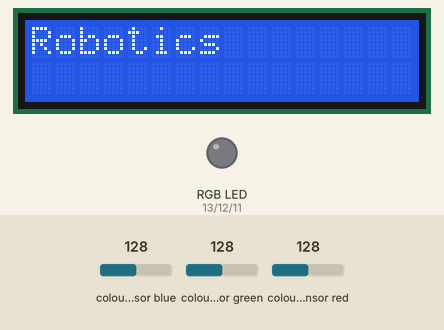
Bench run of a sketch on a simulated Arduino Uno, built with avr-gcc and run on an emulated ATmega328P. On the bench: 16×2 character LCD, an RGB LED mixed from three pins (HIGH = lit). Wiring (inferred from the names in the program): TCS3200 colour sensor: output pin 2; S2 pin 5; S3 pin 6; S0 pin 3; S1 pin 4. Inputs (shaded band) come from the test bench; at power-on: colour sensor red 128, colour sensor green 128, colour sensor blue 128. Pins used as bus, display or sensor lines are not drawn; what the sketch prints to the serial monitor is not drawn.

Above: at 0.1 s.
3.3 s: colour sensor red set to 136
At 4.6 s:
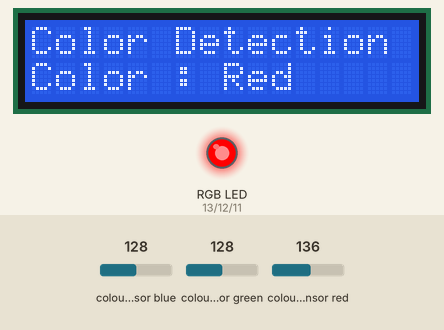
5.2 s: colour sensor green set to 141
At 7.5 s:
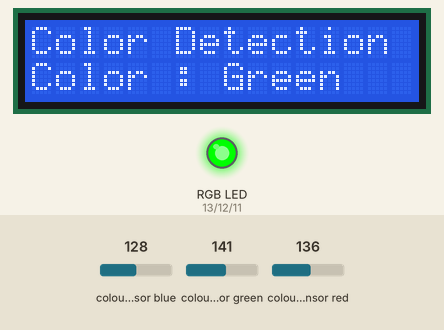
7.8 s: colour sensor blue set to 141
10.2 s: colour sensor blue set to 150
At 11.5 s:
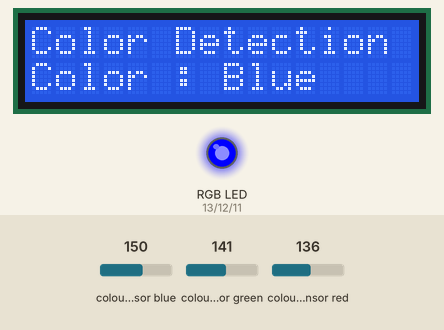
11.8 s: colour sensor blue set to 5
At 13.6 s:
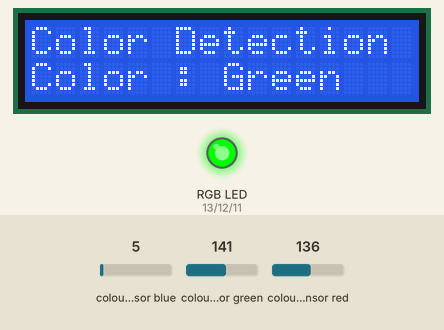
14.4 s: colour sensor blue set to 191
At 16.7 s:
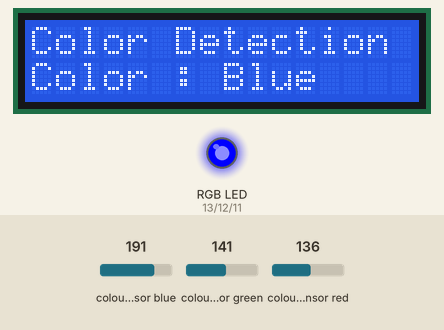
Timing chart, 0 to 18.1 s (numbered marks = the images above; inputs shaded):
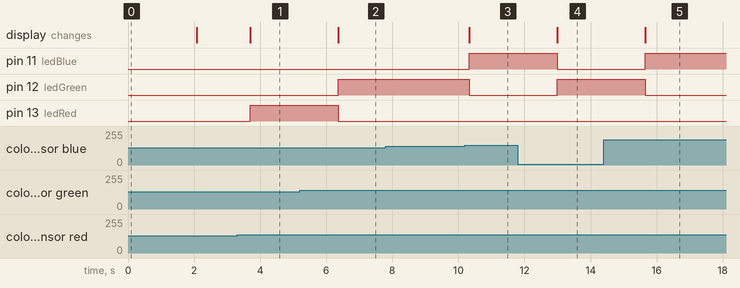

The sketch:

Color_Detection_Sensor.ino
```cpp
//Exercise: color detection sensor
//designed by JIN-WOO KIM

//LCD
#include <Wire.h>
#include <LiquidCrystal_I2C.h>
LiquidCrystal_I2C lcd(0x27,16,2);

//LED pin
int ledRed = 13;
int ledGreen = 12;
int ledBlue = 11;

//Color Detection Sensor
#define S0 3 //Please notice the Pin's define
#define S1 4 //Combination of S0 and S1 decision output signal frequency scaling factor
#define S2 5 //S2 and S3 are let the red, green, blue, what kind of light through a filter
#define S3 6
#define OUT 2

// Stores frequencies read by the photodiodes
int redFrequency = 0;
int greenFrequency = 0;
int blueFrequency = 0;
int frequency = 0;

void setup() {
pinMode(ledRed, OUTPUT);
pinMode(ledGreen, OUTPUT);
pinMode(ledBlue, OUTPUT);
analogWrite(ledRed, LOW);
analogWrite(ledGreen, LOW);
analogWrite(ledBlue, LOW);

Serial.begin(9600);
lcd.backlight();
lcd.begin();
lcd.setCursor(0,0); //first column, row #1
lcd.print("Robotics");
delay(2000); // delay of the message 2000ms
lcd.clear(); // clear screen

pinMode(S0, OUTPUT);
pinMode(S1, OUTPUT);
pinMode(S2, OUTPUT);
pinMode(S3, OUTPUT);
pinMode(OUT, INPUT);
digitalWrite(S0,HIGH);
digitalWrite(S1,LOW); // frequency scaling: 20%
}
void loop() {
digitalWrite(S2,LOW); // Set to read RED filtered photodiodes
digitalWrite(S3,LOW);
redFrequency = pulseIn(OUT, LOW); // Reading frequency for RED

//Remaping the value of the frequency to the RGB Model of 0 to 255
frequency = map(frequency, 25,72,255,0);
Serial.print("R = ");
Serial.print(redFrequency); // Print the frequency for RED
delay(100);
digitalWrite(S2,HIGH); // Set to read GREEN filtered photodiodes
digitalWrite(S3,HIGH);
greenFrequency = pulseIn(OUT, LOW); // Reading the frequency for GREEN

//Remaping the value of the frequency to the RGB Model of 0 to 255
frequency = map(frequency, 30,90,255,0);

Serial.print(" G = "); // Printing the frequency for GREEN
Serial.print(greenFrequency);
delay(100);
digitalWrite(S2,LOW); digitalWrite(S3,HIGH); // Set to read BLUE filtered photodiodes
blueFrequency = pulseIn(OUT, LOW); // Reading the frequency for BLUE

//Remaping the value of the frequency to the RGB Model of 0 to 255
frequency = map(frequency, 25,70,255,0);
Serial.print(" B = ");
Serial.println(blueFrequency); // Print the frequency for BLUE
delay(100);

//print values on lcd screen
    if (greenFrequency > redFrequency && redFrequency < blueFrequency)
    {
      lcd.clear();
      lcd.setCursor(0, 0); //first column, row #1
      lcd.print("Color Detection");
      lcd.setCursor(0, 1); //first column, row #2
      lcd.print("Color : ");
      lcd.print("Red");
      Serial.println(" - (Red Color)");
      digitalWrite(ledRed, HIGH);
      digitalWrite(ledGreen, LOW);
      digitalWrite(ledBlue, LOW);
    }
      else if ( blueFrequency > redFrequency && blueFrequency > greenFrequency && greenFrequency < redFrequency)
  {
    lcd.clear();
    lcd.setCursor(0, 0); //first column, row #1
    lcd.print("Color Detection");
    lcd.setCursor(0, 1); //first column, row #2
    lcd.print("Color : ");
    lcd.print("Green");
    Serial.println(" - (Green Color)");
    digitalWrite(ledGreen, HIGH);
    digitalWrite(ledBlue,LOW);
    digitalWrite(ledRed,LOW);
  }
    else if (redFrequency > greenFrequency && greenFrequency > blueFrequency && blueFrequency < greenFrequency)
    {
    lcd.clear();
    lcd.setCursor(0, 0); //first column, row #1
    lcd.print("Color Detection");
    lcd.setCursor(0, 1); //first column, row #2
    lcd.print("Color : ");
    lcd.print("Blue");
    Serial.println(" - (Blue Color)");
    digitalWrite(ledBlue, HIGH);
    digitalWrite(ledRed, LOW);
    digitalWrite(ledGreen, LOW);
  }
  Serial.println();
  delay(1000); // delay 1000ms
}
```

Measured:
- the behaviour switches between 131 and 132 on colour sensor red (found by bisection; images 0 and 1)
- the behaviour switches between 136 and 137 on colour sensor green (found by bisection; images 1 and 2)
- the behaviour switches between 145 and 146 on colour sensor blue (found by bisection; images 2 and 3)
- after the input at 3.3 s, pin 13 (ledRed): LOW → HIGH after 0.41 s; the display: changes after 0.41 s (image 1)
- after the input at 5.2 s, pin 12 (ledGreen): LOW → HIGH after 1.2 s; pin 13 (ledRed): HIGH → LOW after 1.2 s; the display: changes after 1.2 s (image 2)
- after the input at 7.8 s, every drawn part: stays the same
- after the input at 10.2 s, pin 11 (ledBlue): LOW → HIGH after 0.13 s; pin 12 (ledGreen): HIGH → LOW after 0.13 s; the display: changes after 0.13 s (image 3)
- after the input at 11.8 s, pin 11 (ledBlue): HIGH → LOW after 1.2 s; pin 12 (ledGreen): LOW → HIGH after 1.2 s; the display: changes after 1.2 s (image 4)
- after the input at 14.4 s, pin 11 (ledBlue): LOW → HIGH after 1.3 s; pin 12 (ledGreen): HIGH → LOW after 1.3 s; the display: changes after 1.3 s (image 5)
